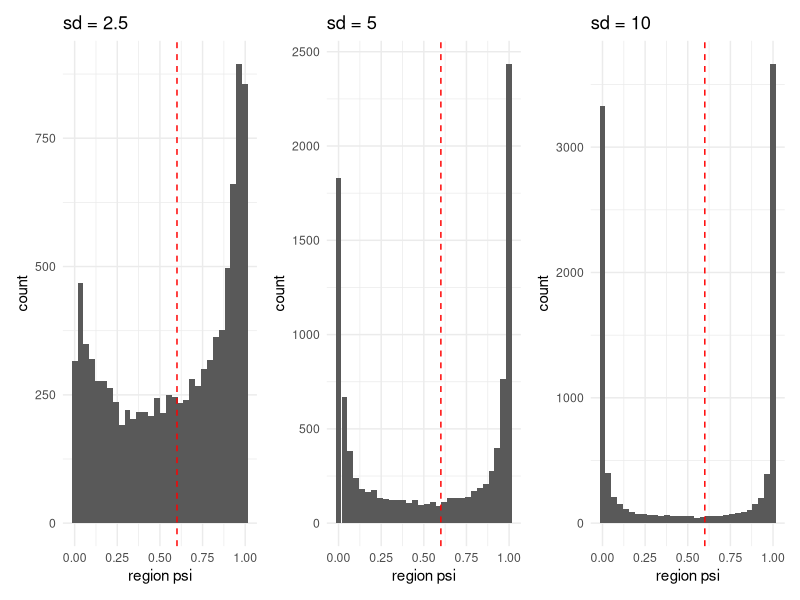
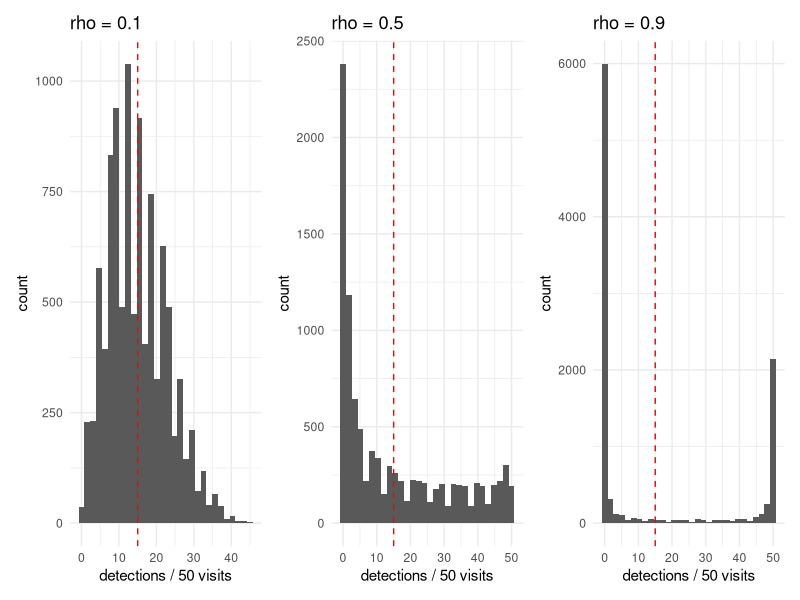
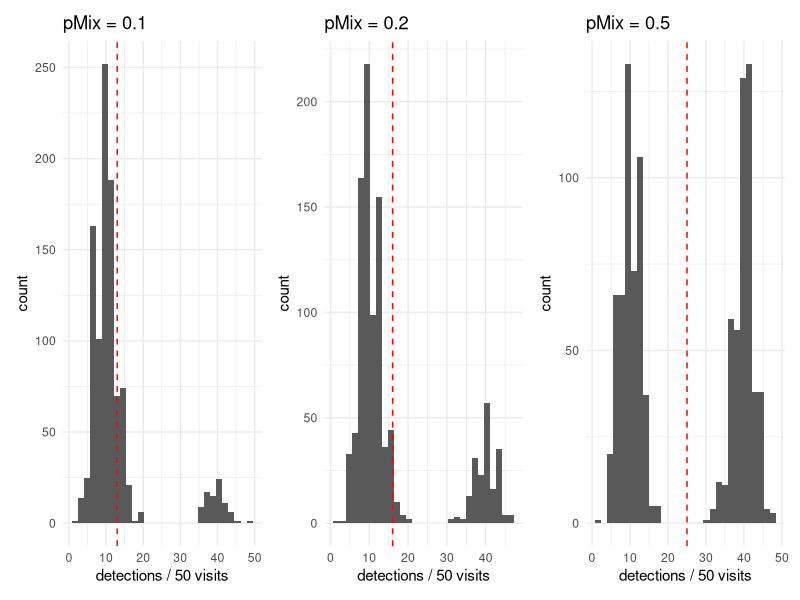
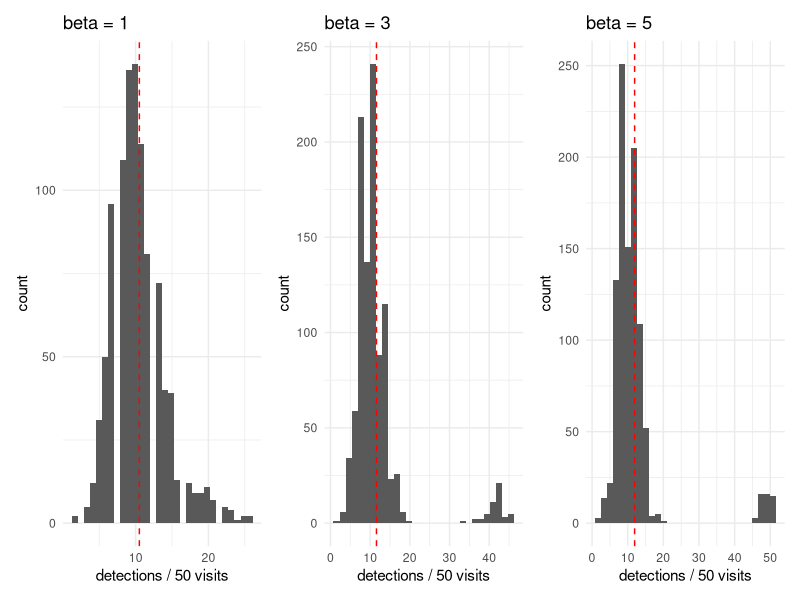
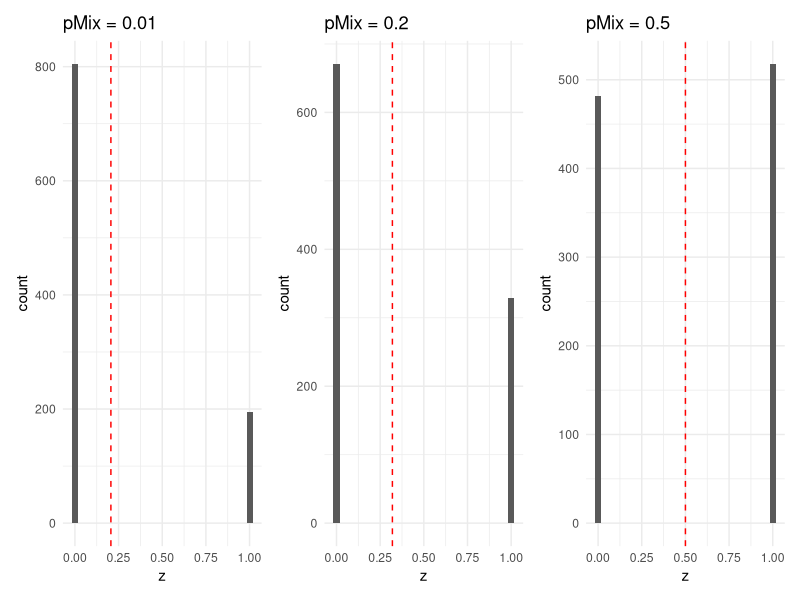
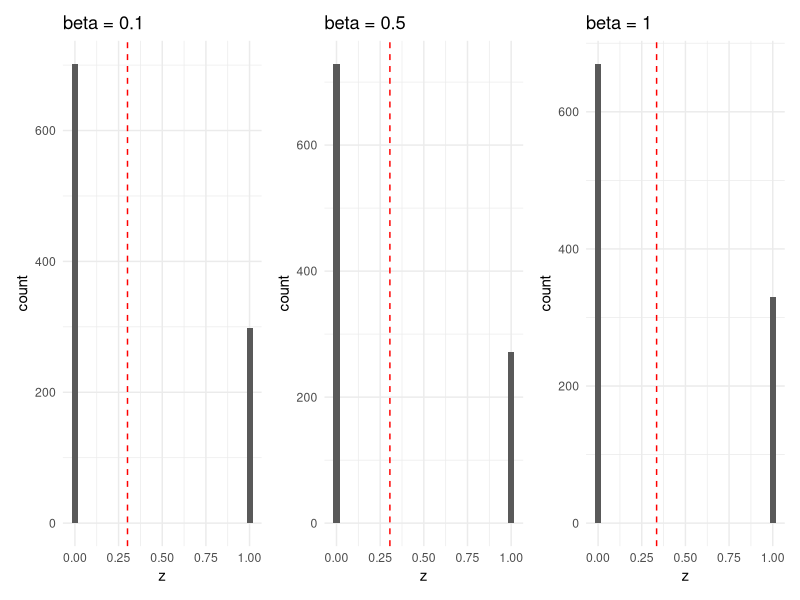

Here is the R script that generated these plots, in order:
library(tidyverse)
library(patchwork)

# non independent sites
psi <- 0.6

sd_2.5 <- plogis(rnorm(10000, psi, 2.5))
sd_5 <- plogis(rnorm(10000, psi, 5))
sd_10 <- plogis(rnorm(10000, psi, 10))

plot_sd2.5 <- ggplot() +
  geom_histogram(aes(x = sd_2.5)) +
  geom_vline(aes(xintercept = psi), color = "red", linetype = "dashed") +
  labs(x = "region psi", y = "count") +
  ggtitle("sd = 2.5") +
  theme_minimal()

plot_sd5 <- ggplot() +
  geom_histogram(aes(x = sd_5)) +
  geom_vline(aes(xintercept = psi), color = "red", linetype = "dashed") +
  labs(x = "region psi", y = "count") +
  ggtitle("sd = 5") +
  theme_minimal()

plot_sd10 <- ggplot() +
  geom_histogram(aes(x = sd_10)) +
  geom_vline(aes(xintercept = psi), color = "red", linetype = "dashed") +
  labs(x = "region psi", y = "count") +
  ggtitle("sd = 10") +
  theme_minimal()

final_sd_plot <- plot_sd2.5 + plot_sd5 + plot_sd10 + plot_layout(nrow = 1)
ggsave("figures/model_breaking_mechanisms/modelbreak_nonind.png", 
       dpi = 400, width = 7, height = 3)

# beta binomial detection
p <- 0.3
nVisits <- 50

rho_0.1 <- VGAM::rbetabinom(10000, nVisits, p, 0.1)
rho_0.5 <- VGAM::rbetabinom(10000, nVisits, p, 0.5)
rho_0.9 <- VGAM::rbetabinom(10000, nVisits, p, 0.9)

plot_rho0.1 <- ggplot() +
  geom_histogram(aes(x = rho_0.1)) +
  geom_vline(aes(xintercept = p * nVisits), 
             color = "red", linetype = "dashed") +
  labs(x = "detections / 50 visits", y = "count") +
  ggtitle("rho = 0.1") +
  theme_minimal()

plot_rho0.5 <- ggplot() +
  geom_histogram(aes(x = rho_0.5)) +
  geom_vline(aes(xintercept = p * nVisits), 
             color = "red", linetype = "dashed") +
  labs(x = "detections / 50 visits", y = "count") +
  ggtitle("rho = 0.5") +
  theme_minimal()

plot_rho0.9 <- ggplot() +
  geom_histogram(aes(x = rho_0.9)) +
  geom_vline(aes(xintercept = p * nVisits), 
             color = "red", linetype = "dashed") +
  labs(x = "detections / 50 visits", y = "count") +
  ggtitle("rho = 0.9") +
  theme_minimal()

final_rho_plot <- plot_rho0.1 + plot_rho0.5 + plot_rho0.9 + 
  plot_layout(nrow = 1)
ggsave("figures/model_breaking_mechanisms/modelbreak_betabin.png", 
       dpi = 400, width = 7, height = 3)


# mixture on detection (heterogeneity across sites)
p1 <- 0.2
p2 <- 0.8
pMix <- c(0.1, 0.2, 0.5)
nSites <- 1000
nVisits <- 50

pvec0.1 <- c(p1, p2)[rbinom(nSites, 1, pMix[1]) + 1]
pvec0.2 <- c(p1, p2)[rbinom(nSites, 1, pMix[2]) + 1]
pvec0.5 <- c(p1, p2)[rbinom(nSites, 1, pMix[3]) + 1]

plot_pMix0.1 <- ggplot() +
  geom_histogram(aes(x = sapply(pvec0.1, function(p) rbinom(1, nVisits, p)))) +
  geom_vline(aes(xintercept = (p1 * (1 - pMix[1]) + p2 * pMix[1]) * nVisits), 
             color = "red", linetype = "dashed") +
  labs(x = "detections / 50 visits", y = "count") +
  ggtitle("pMix = 0.1") +
  theme_minimal()

plot_pMix0.2 <- ggplot() +
  geom_histogram(aes(x = sapply(pvec0.2, function(p) rbinom(1, nVisits, p)))) +
  geom_vline(aes(xintercept = (p1 * (1 - pMix[2]) + p2 * pMix[2]) * nVisits), 
             color = "red", linetype = "dashed") +
  labs(x = "detections / 50 visits", y = "count") +
  ggtitle("pMix = 0.2") +
  theme_minimal()

plot_pMix0.5 <- ggplot() +
  geom_histogram(aes(x = sapply(pvec0.5, function(p) rbinom(1, nVisits, p)))) +
  geom_vline(aes(xintercept = (p1 * (1 - pMix[3]) + p2 * pMix[3]) * nVisits), 
             color = "red", linetype = "dashed") +
  labs(x = "detections / 50 visits", y = "count") +
  ggtitle("pMix = 0.5") +
  theme_minimal()

final_mixturedet_plot <- plot_pMix0.1 + plot_pMix0.2 + plot_pMix0.5 + 
  plot_layout(nrow = 1)
ggsave("figures/model_breaking_mechanisms/modelbreak_mixture_detection.png", 
       final_mixturedet_plot, dpi = 400, 
       width = 7, height = 3)

# detection outliers
p <- 0.2
beta_p <- c(1, 3, 5)
nSites <- 1000
nOutliers <- 0.05 * nSites
nVisits <- 50

p_vec1 <- p_vec3 <- p_vec5 <- rep(p, nSites)

p_vec1[sample(1:nSites, nOutliers, replace = F)] <- 1 / 
  (1 + exp(-(log(p / (1 - p)) + beta_p[1])))
p_vec3[sample(1:nSites, nOutliers, replace = F)] <- 1 / 
  (1 + exp(-(log(p / (1 - p)) + beta_p[2])))
p_vec5[sample(1:nSites, nOutliers, replace = F)] <- 1 / 
  (1 + exp(-(log(p / (1 - p)) + beta_p[3])))

plot_pOut1 <- ggplot() +
  geom_histogram(aes(x = sapply(p_vec1, function(p) rbinom(1, nVisits, p)))) +
  geom_vline(aes(xintercept = (
    unique(p_vec1)[1] * (1 - nOutliers / nSites) + 
      unique(p_vec1)[2] * nOutliers / nSites
  ) * nVisits), color = "red", linetype = "dashed") +
  labs(x = "detections / 50 visits", y = "count") +
  ggtitle("beta = 1") +
  theme_minimal()

plot_pOut3 <- ggplot() +
  geom_histogram(aes(x = sapply(p_vec3, function(p) rbinom(1, nVisits, p)))) +
  geom_vline(aes(xintercept = (
    unique(p_vec3)[1] * (1 - nOutliers / nSites) + 
      unique(p_vec3)[2] * nOutliers / nSites
  ) * nVisits), color = "red", linetype = "dashed") +
  labs(x = "detections / 50 visits", y = "count") +
  ggtitle("beta = 3") +
  theme_minimal()

plot_pOut5 <- ggplot() +
  geom_histogram(aes(x = sapply(p_vec5, function(p) rbinom(1, nVisits, p)))) +
  geom_vline(aes(xintercept = (
    unique(p_vec5)[1] * (1 - nOutliers / nSites) + 
      unique(p_vec5)[2] * nOutliers / nSites
  ) * nVisits), color = "red", linetype = "dashed") +
  labs(x = "detections / 50 visits", y = "count") +
  ggtitle("beta = 5") +
  theme_minimal()

final_outdet_plot <- plot_pOut1 + plot_pOut3 + plot_pOut5 + 
  plot_layout(nrow = 1)
ggsave("figures/model_breaking_mechanisms/modelbreak_outlier_detection.png", 
       final_outdet_plot, dpi = 400, 
       width = 7, height = 3)

# mixture on occupancy
psi1 <- 0.2
psi2 <- 0.8
pMix <- c(0.01, 0.2, 0.5)
nSites <- 1000
nRegions <- nSites / 5
nVisits <- 50

psivec0.01 <- rbinom(nSites, 1, 
                    p = rep(c(psi1, psi2)[rbinom(nRegions, 1, pMix[1]) + 1],
                            each = nSites / nRegions))
psivec0.2 <- rbinom(nSites, 1, 
                    p = rep(c(psi1, psi2)[rbinom(nRegions, 1, pMix[2]) + 1],
                            each = nSites / nRegions))
psivec0.5 <- rbinom(nSites, 1, 
                    p = rep(c(psi1, psi2)[rbinom(nRegions, 1, pMix[3]) + 1],
                            each = nSites / nRegions))

plot_oMix0.01 <- ggplot() +
  geom_histogram(aes(x = psivec0.01)) +
  geom_vline(aes(xintercept = psi1 * (1 - pMix[1]) + psi2 * pMix[1]), 
             color = "red", linetype = "dashed") +
  labs(x = "z", y = "count") +
  ggtitle("pMix = 0.01") +
  theme_minimal()

plot_oMix0.2 <- ggplot() +
  geom_histogram(aes(x = psivec0.2)) +
  geom_vline(aes(xintercept = psi1 * (1 - pMix[2]) + psi2 * pMix[2]), 
             color = "red", linetype = "dashed") +
  labs(x = "z", y = "count") +
  ggtitle("pMix = 0.2") +
  theme_minimal()

plot_oMix0.5 <- ggplot() +
  geom_histogram(aes(x = psivec0.5)) +
  geom_vline(aes(xintercept = psi1 * (1 - pMix[3]) + psi2 * pMix[3]), 
             color = "red", linetype = "dashed") +
  labs(x = "z", y = "count") +
  ggtitle("pMix = 0.5") +
  theme_minimal()

final_mixtureocc_plot <- plot_oMix0.01 + plot_oMix0.2 + plot_oMix0.5 + 
  plot_layout(nrow = 1)
ggsave("figures/model_breaking_mechanisms/modelbreak_mixture_occ.png", 
       final_mixtureocc_plot, dpi = 400, 
       width = 7, height = 3)


# occupancy outliers
p <- 0.2
psi <- 0.3
beta_o <- c(0.1, 0.5, 10)
nSites <- 1000
nRegions <- nSites / 5
nOutliers <- 0.05 * nRegions
nVisits <- 50

psi_region_vec0.1 <- rep(psi, nRegions)
psi_region_vec0.1[sample(1:nRegions, nOutliers, replace = F)] <- 1 / 
    (1 + exp(-(log(psi / (1 - psi)) + beta_o[1])))
psi_vec0.1 <- rep(psi_region_vec0.1, each = nSites / nRegions)
mean(psi_vec0.1)

psi_region_vec0.5 <- rep(psi, nRegions)
psi_region_vec0.5[sample(1:nRegions, nOutliers, replace = F)] <- 1 / 
  (1 + exp(-(log(psi / (1 - psi)) + beta_o[2])))
psi_vec0.5 <- rep(psi_region_vec0.5, each = nSites / nRegions)

psi_region_vec1 <- rep(psi, nRegions)
psi_region_vec1[sample(1:nRegions, nOutliers, replace = F)] <- 1 / 
  (1 + exp(-(log(psi / (1 - psi)) + beta_o[3])))
psi_vec1 <- rep(psi_region_vec1, each = nSites / nRegions)


plot_oOut0.1 <- ggplot() +
  geom_histogram(aes(x = rbinom(nSites, 1, psi_vec0.1))) +
  geom_vline(aes(xintercept = unique(psi_vec0.1)[1] * 
                   (1 - nOutliers / nRegions) + 
                   unique(psi_vec0.1)[2] * nOutliers / nRegions), 
             color = "red", linetype = "dashed") +
  labs(x = "z", y = "count") +
  ggtitle("beta = 0.1") +
  theme_minimal()

plot_oOut0.5 <- ggplot() +
  geom_histogram(aes(x = rbinom(nSites, 1, psi_vec0.5))) +
  geom_vline(aes(xintercept = unique(psi_vec0.5)[1] * 
                   (1 - nOutliers / nRegions) + 
                   unique(psi_vec0.5)[2] * nOutliers / nRegions), 
             color = "red", linetype = "dashed") +
  labs(x = "z", y = "count") +
  ggtitle("beta = 0.5") +
  theme_minimal()

plot_oOut1 <- ggplot() +
  geom_histogram(aes(x = rbinom(nSites, 1, psi_vec1))) +
  geom_vline(aes(xintercept = unique(psi_vec1)[1] * (1 - nOutliers / nRegions) + 
                   unique(psi_vec1)[2] * nOutliers / nRegions), 
             color = "red", linetype = "dashed") +
  labs(x = "z", y = "count") +
  ggtitle("beta = 1") +
  theme_minimal()

final_outlierocc_plot <- plot_oOut0.1 + plot_oOut0.5 + plot_oOut1 + 
  plot_layout(nrow = 1)
ggsave("figures/model_breaking_mechanisms/modelbreak_outlier_occ.png", 
       final_outlierocc_plot, dpi = 400, 
       width = 7, height = 3)
